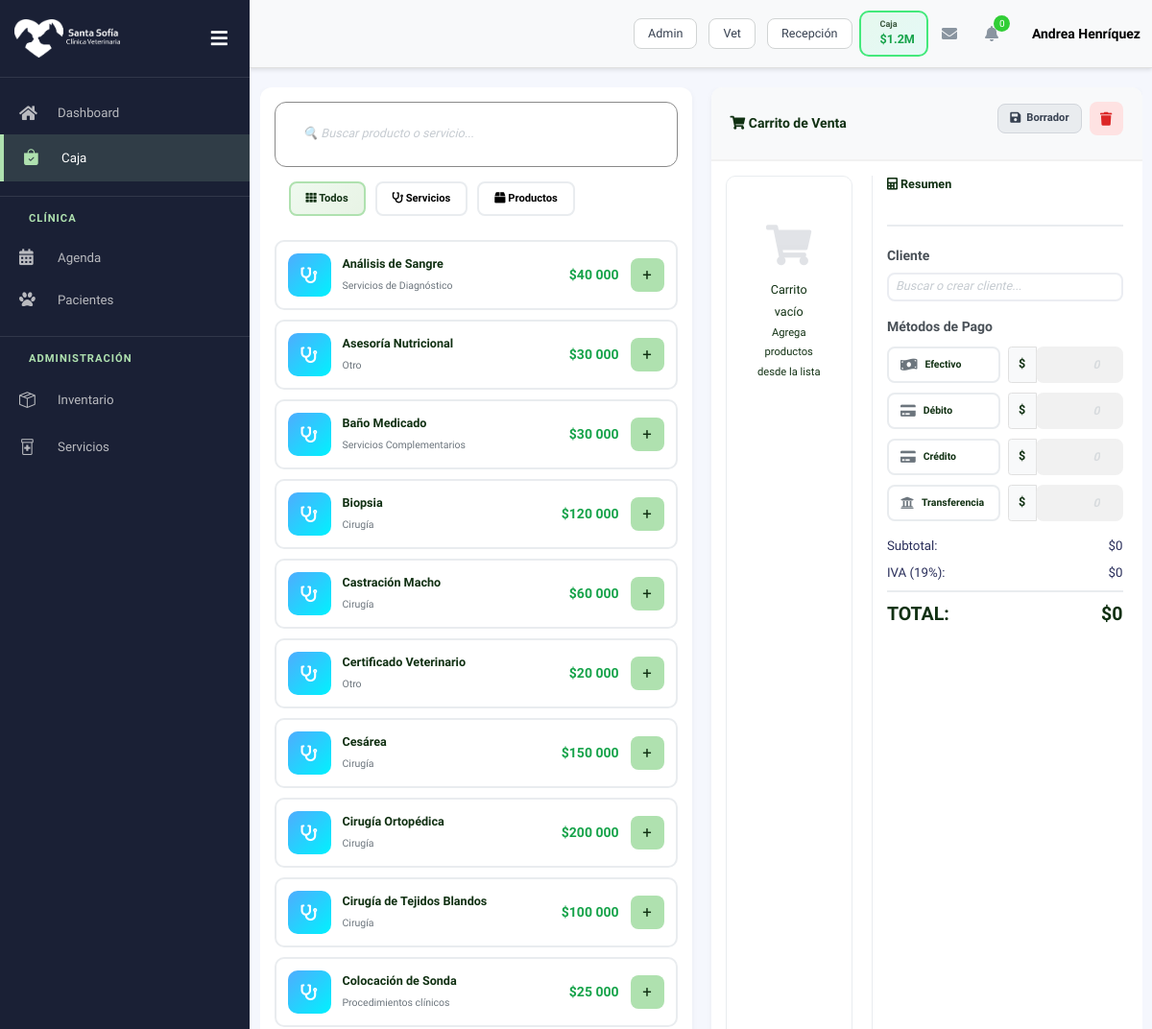
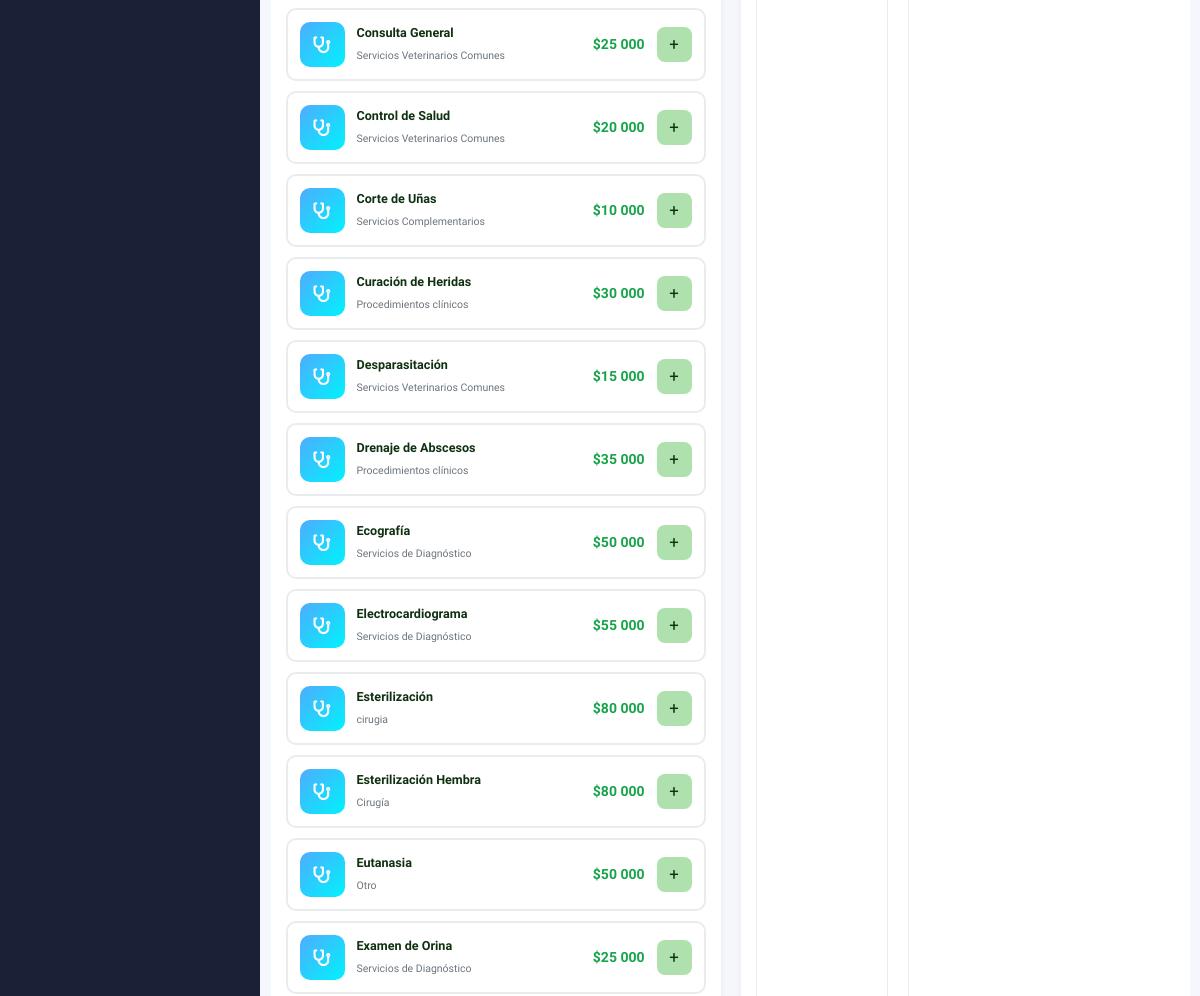
Page /caja/ (signed in, upper part) on the earlier database version (2 pictures, top to bottom).
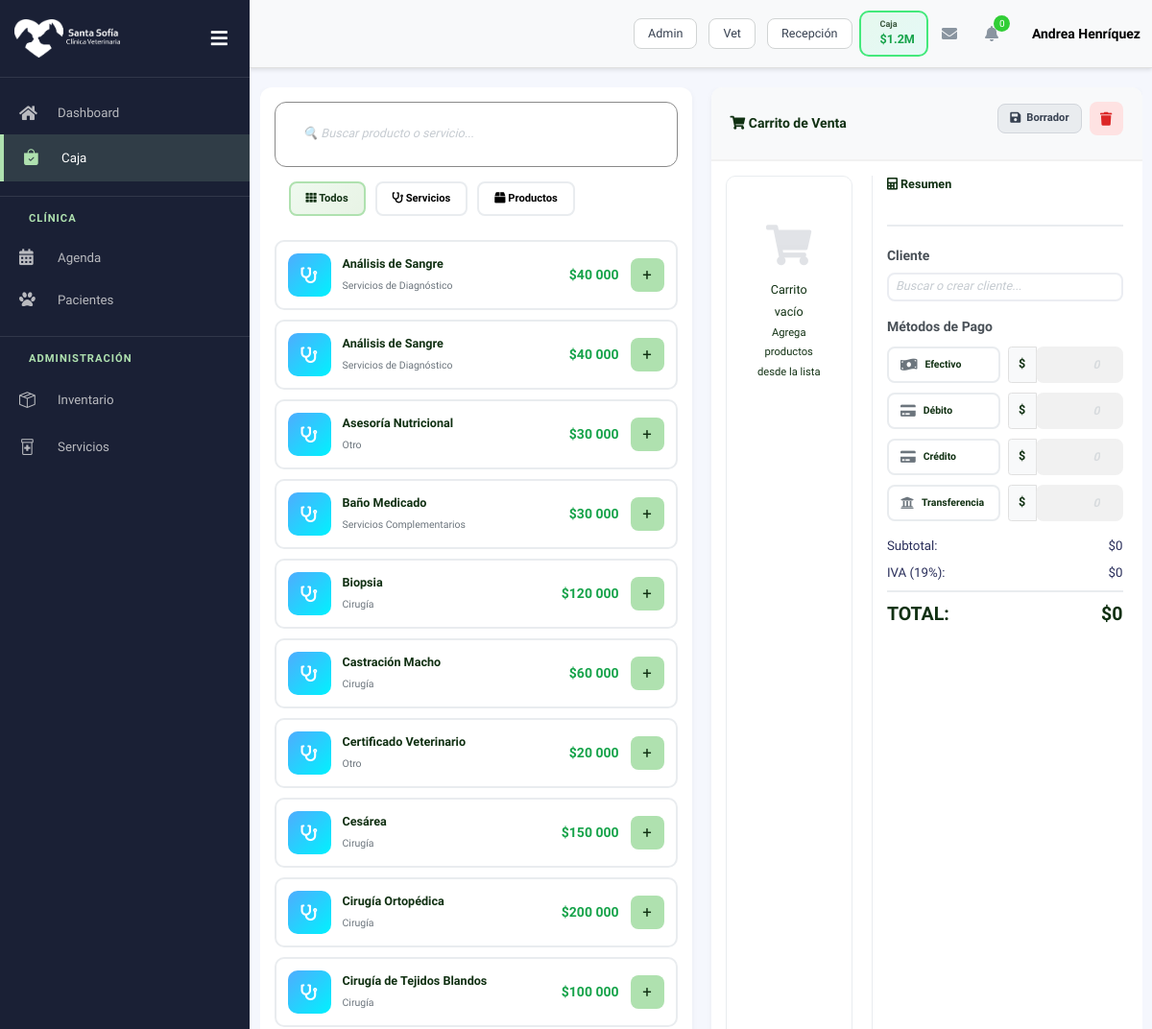
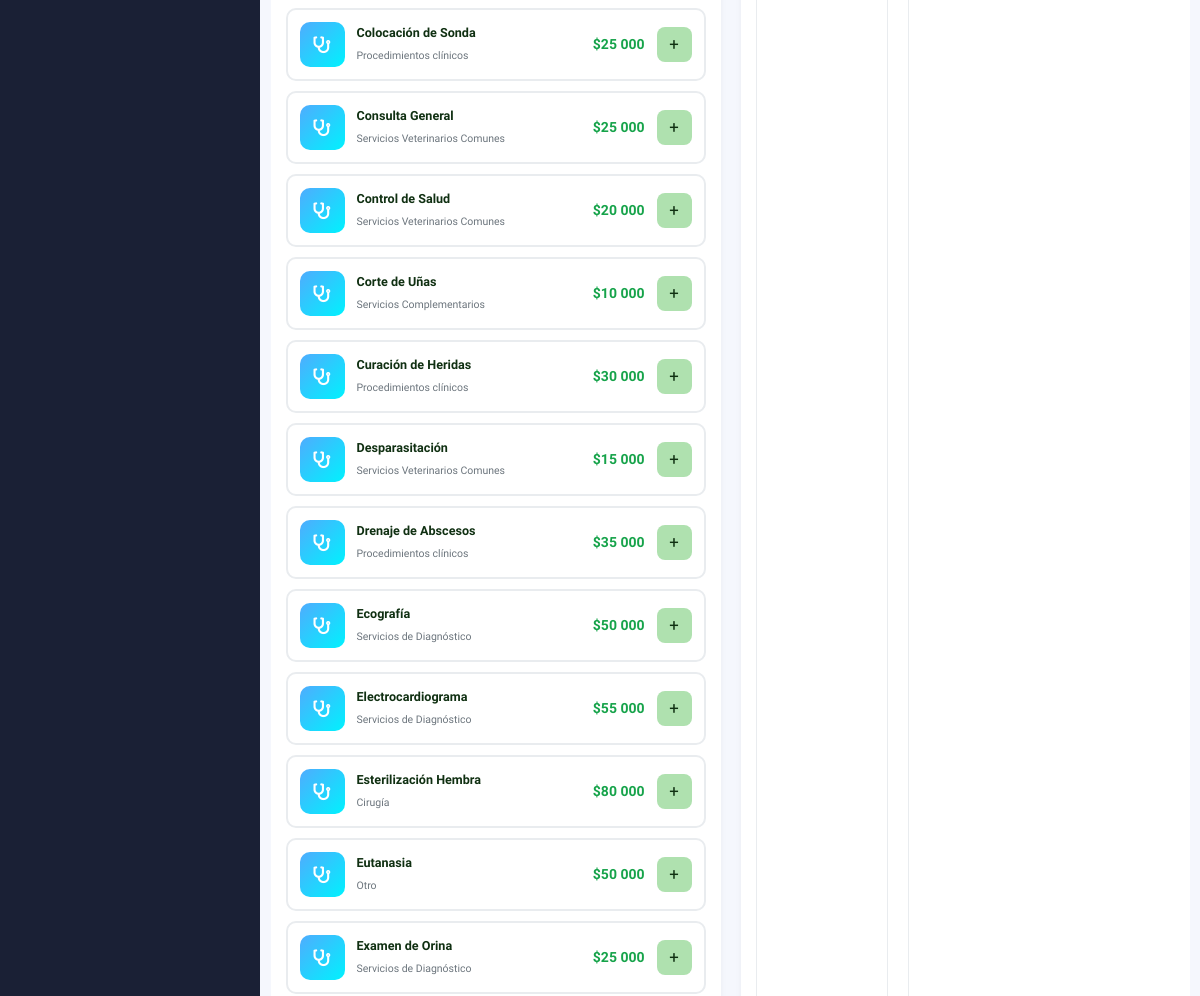
Same page on the later database version (2 pictures, top to bottom).
### servicios/models.py (models this page shows, shortened)
class Servicio(models.Model):
    idServicio = models.AutoField(primary_key=True)
    nombre = models.CharField(
        max_length=150,
        verbose_name="Nombre del Servicio"
    )
    descripcion = models.TextField(
        blank=True,
        null=True,
        verbose_name="Descripción"
    )
    categoria = models.CharField(
        max_length=100,
        verbose_name="Categoría"
    )
    precio = models.PositiveIntegerField(
        default=0,
        verbose_name="Precio del Servicio"
    )
    duracion = models.PositiveIntegerField(
        default=0,
        verbose_name="Duración (minutos)"
    )
    fecha_creacion = models.DateTimeField(
        auto_now_add=True,
        verbose_name="Fecha de Registro"
    )
    fecha_actualizacion = models.DateTimeField(
        auto_now=True,
        verbose_name="Última Actualización"
    )
    class Meta:
        db_table = "Servicio"
        verbose_name = "Servicio Veterinario"
        verbose_name_plural = "Servicios Veterinarios"
        ordering = ["nombre"]

### caja/views.py (the view)
# urls.py: path('', views.caja, name='cashregister'),
@login_required
def caja(request):
    if not (request.user.is_superuser or request.user.is_staff or request.user.rol in ['recepcion', 'administracion']):
        return redirect('dashboard:dashboard')
    productos = Insumo.objects.all()
    servicios = Servicio.objects.all()
    return render(request, 'cash_register.html', {
        'productos': productos,
        'servicios': servicios,
    })

### cuentas/models.py (called while the page is built)
    def get_rol_display_custom(self):
        if self.is_staff and self.is_superuser:
            return 'Administración'
        return self.get_rol_display()

### caja/templates/cash_register.html (shortened to what the changed rows need)
{% extends 'partials/base.html' %}
{% load static %}
{% load humanize %}
{% block extra_css %}
<link rel="stylesheet" href="{% static 'caja/css/cash_register.css' %}">
{% endblock %}
{% block content %}
<div class="cash-layout">
    <div class="cash-main">
        <div class="products-section">
            <div class="products-list" id="productsList">
                {% for servicio in servicios %}
                <div class="product-list-item" data-category="servicios"
                    onclick="addToCart('{{ servicio.nombre|escapejs }}', {{ servicio.precio }})">
                    <div class="icon" style="background: linear-gradient(135deg, #4facfe 0%, #00f2fe 100%);">
                        <i class="fas fa-stethoscope"></i>
                    </div>
                    <div class="info">
                        <h6>{{ servicio.nombre }}</h6>
                        <p>{{ servicio.categoria }}</p>
                    </div>
                    <div class="price">${{ servicio.precio|intcomma }}</div>
                    <button class="add-btn">+</button>
                </div>
                {% empty %}
                <p class="empty-section">No hay servicios registrados.</p>
                {% endfor %}
            </div>
        </div>
    </div>
</div>
{% endblock %}

Differences in the rows shown:
removed Servicio: nombre "Esterilización", categoria "cirugia", precio "80 000"
added Servicio: nombre "Análisis de Sangre", categoria "Servicios de Diagnóstico", precio "40 000"
